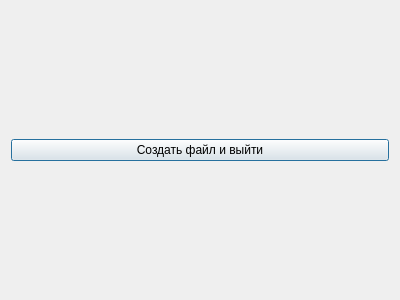
<?xml version="1.0" encoding="UTF-8"?>
<ui version="4.0">
 <class>SecondWindow</class>
 <widget class="QDialog" name="SecondWindow">
  <property name="geometry">
   <rect>
    <x>0</x>
    <y>0</y>
    <width>400</width>
    <height>300</height>
   </rect>
  </property>
  <property name="windowTitle">
   <string>Dialog</string>
  </property>
  <layout class="QHBoxLayout" name="horizontalLayout">
   <item>
    <widget class="QPushButton" name="createFile_button">
     <property name="text">
      <string>Создать файл и выйти</string>
     </property>
    </widget>
   </item>
  </layout>
 </widget>
 <resources/>
 <connections/>
</ui>
